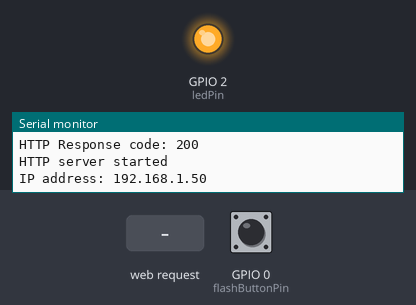
A sketch run on a simulated ESP8266 (NodeMCU). Parts: output pins drawn as LEDs (lit = HIGH), the last lines printed to the serial monitor. Inputs (shaded band) come from the test bench; at power-on: GPIO 0 (flashButtonPin) HIGH. WiFi joins after 1.5 s; servers stay silent unless stated; web services answer with replies made up by the test bench.

Above: at 2.9 s.
3.0 s: HTTP request GET /led/on received
At 3.9 s:
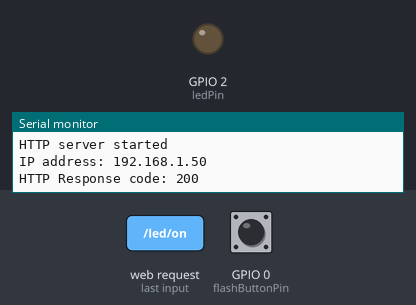
4.5 s: HTTP request GET /led/off received
At 5.0 s:
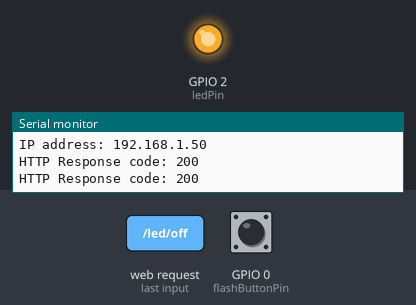
Timing chart, 0 to 7.5 s (numbered marks = the images above; inputs shaded):
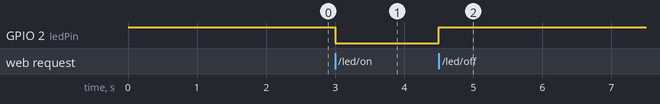

Measured:
- after the input at 3.0 s, GPIO 2 (ledPin): HIGH → LOW at once
- after the input at 4.5 s, GPIO 2 (ledPin): LOW → HIGH at once

The sketch:

wifimanager_line_notify.ino
```cpp
#include <ESP8266WiFi.h>
#include <DNSServer.h>
#include <ESP8266WebServer.h>
#include <WiFiManager.h>
#include <WiFiClientSecure.h>
#include <ESP8266HTTPClient.h>

const int flashButtonPin = 0;
const char* lineToken = "DXvQXNtlcGv5qX6XR60hYYrhCDp1EeGSEsG9fS0OyHY"; // Replace with your LINE Notify token
ESP8266WebServer server(80);

const int ledPin = LED_BUILTIN; // Built-in LED pin

void setup() {
  Serial.begin(115200);

  pinMode(flashButtonPin, INPUT);
  pinMode(ledPin, OUTPUT);
  digitalWrite(ledPin, HIGH); // Turn off the LED initially (assuming active low)

  WiFiManager wifiManager;

  // Reset settings if the flash button is pressed during boot
  if (digitalRead(flashButtonPin) == LOW) {
    wifiManager.resetSettings();
    Serial.println("WiFi settings reset");
  }

  if (!wifiManager.autoConnect("MyESP8266AP")) {
    Serial.println("Failed to connect and hit timeout");
    ESP.reset();
    delay(1000);
  }

  Serial.println("Connected to Wi-Fi!");
  sendLineNotify("ESP8266 connected to Wi-Fi!"); // Send notification upon successful connection

  // Start the web server
  server.on("/", handleRoot);
  server.on("/led/on", handleLedOn);
  server.on("/led/off", handleLedOff);
  server.begin();
  Serial.println("HTTP server started");
  Serial.print("IP address: ");
  Serial.println(WiFi.localIP());
}

void loop() {
  server.handleClient();

  if (digitalRead(flashButtonPin) == LOW) {
    WiFiManager wifiManager;
    wifiManager.resetSettings();
    ESP.reset();
    Serial.println("WiFi settings reset");
    delay(1000);
  }
  // Your code here
}

void handleRoot() {
  String html = "<h1>ESP8266 Web Server</h1><p><a href=\"/led/on\">Turn LED On</a></p><p><a href=\"/led/off\">Turn LED Off</a></p>";
  server.send(200, "text/html", html);
}

void handleLedOn() {
  digitalWrite(ledPin, LOW); // Turn the LED on (assuming active low)
  server.send(200, "text/plain", "LED is ON");
  sendLineNotify("LED is turned ON");
}

void handleLedOff() {
  digitalWrite(ledPin, HIGH); // Turn the LED off (assuming active low)
  server.send(200, "text/plain", "LED is OFF");
  sendLineNotify("LED is turned OFF");
}

void sendLineNotify(String message) {
  WiFiClientSecure client;
  HTTPClient http;

  client.setInsecure();
  http.begin(client, "https://notify-api.line.me/api/notify");
  http.addHeader("Content-Type", "application/x-www-form-urlencoded");
  http.addHeader("Authorization", String("Bearer ") + lineToken);

  String payload = "message=" + message;
  int httpResponseCode = http.POST(payload);

  if (httpResponseCode > 0) {
    Serial.printf("HTTP Response code: %d\n", httpResponseCode);
  } else {
    Serial.printf("Error code: %d\n", httpResponseCode);
  }

  http.end();
}
```
